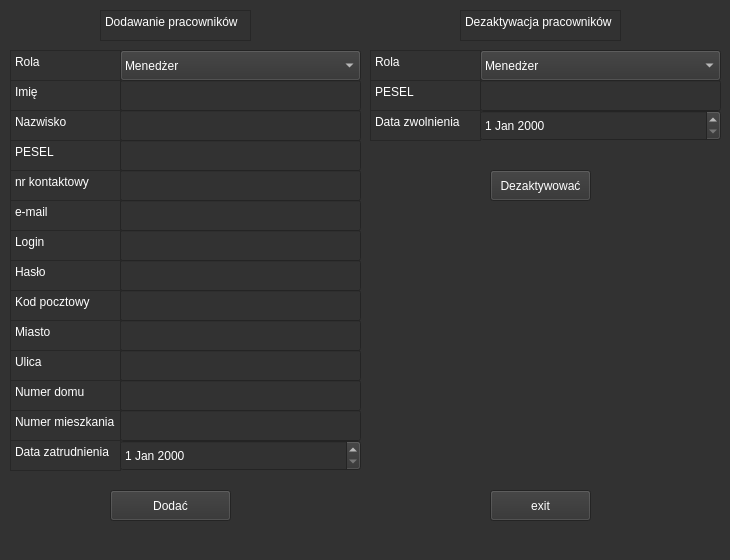
<?xml version="1.0" encoding="UTF-8"?>
<ui version="4.0">
 <class>Dodawanie_pracownikow</class>
 <widget class="QMainWindow" name="Dodawanie_pracownikow">
  <property name="geometry">
   <rect>
    <x>0</x>
    <y>0</y>
    <width>730</width>
    <height>560</height>
   </rect>
  </property>
  <property name="minimumSize">
   <size>
    <width>730</width>
    <height>560</height>
   </size>
  </property>
  <property name="maximumSize">
   <size>
    <width>730</width>
    <height>560</height>
   </size>
  </property>
  <property name="windowTitle">
   <string>MainWindow</string>
  </property>
  <property name="styleSheet">
   <string notr="true">background-color: rgb(50, 50, 50);
color: rgb(255, 255, 255);</string>
  </property>
  <widget class="QWidget" name="centralwidget">
   <widget class="QTextBrowser" name="textBrowser_13">
    <property name="geometry">
     <rect>
      <x>10</x>
      <y>350</y>
      <width>111</width>
      <height>31</height>
     </rect>
    </property>
    <property name="html">
     <string>&lt;!DOCTYPE HTML PUBLIC &quot;-//W3C//DTD HTML 4.0//EN&quot; &quot;http://www.w3.org/TR/REC-html40/strict.dtd&quot;&gt;
&lt;html&gt;&lt;head&gt;&lt;meta name=&quot;qrichtext&quot; content=&quot;1&quot; /&gt;&lt;meta charset=&quot;utf-8&quot; /&gt;&lt;style type=&quot;text/css&quot;&gt;
p, li { white-space: pre-wrap; }
hr { height: 1px; border-width: 0; }
li.unchecked::marker { content: &quot;\2610&quot;; }
li.checked::marker { content: &quot;\2612&quot;; }
&lt;/style&gt;&lt;/head&gt;&lt;body style=&quot; font-family:'Segoe UI'; font-size:9pt; font-weight:400; font-style:normal;&quot;&gt;
&lt;p style=&quot; margin-top:0px; margin-bottom:0px; margin-left:0px; margin-right:0px; -qt-block-indent:0; text-indent:0px;&quot;&gt;Ulica&lt;/p&gt;&lt;/body&gt;&lt;/html&gt;</string>
    </property>
   </widget>
   <widget class="QLineEdit" name="lineEdit_5">
    <property name="geometry">
     <rect>
      <x>120</x>
      <y>170</y>
      <width>241</width>
      <height>31</height>
     </rect>
    </property>
   </widget>
   <widget class="QTextBrowser" name="textBrowser_10">
    <property name="geometry">
     <rect>
      <x>10</x>
      <y>260</y>
      <width>111</width>
      <height>31</height>
     </rect>
    </property>
    <property name="html">
     <string>&lt;!DOCTYPE HTML PUBLIC &quot;-//W3C//DTD HTML 4.0//EN&quot; &quot;http://www.w3.org/TR/REC-html40/strict.dtd&quot;&gt;
&lt;html&gt;&lt;head&gt;&lt;meta name=&quot;qrichtext&quot; content=&quot;1&quot; /&gt;&lt;meta charset=&quot;utf-8&quot; /&gt;&lt;style type=&quot;text/css&quot;&gt;
p, li { white-space: pre-wrap; }
hr { height: 1px; border-width: 0; }
li.unchecked::marker { content: &quot;\2610&quot;; }
li.checked::marker { content: &quot;\2612&quot;; }
&lt;/style&gt;&lt;/head&gt;&lt;body style=&quot; font-family:'Segoe UI'; font-size:9pt; font-weight:400; font-style:normal;&quot;&gt;
&lt;p style=&quot; margin-top:0px; margin-bottom:0px; margin-left:0px; margin-right:0px; -qt-block-indent:0; text-indent:0px;&quot;&gt;Hasło&lt;/p&gt;&lt;/body&gt;&lt;/html&gt;</string>
    </property>
   </widget>
   <widget class="QTextBrowser" name="textBrowser_16">
    <property name="geometry">
     <rect>
      <x>10</x>
      <y>440</y>
      <width>111</width>
      <height>31</height>
     </rect>
    </property>
    <property name="html">
     <string>&lt;!DOCTYPE HTML PUBLIC &quot;-//W3C//DTD HTML 4.0//EN&quot; &quot;http://www.w3.org/TR/REC-html40/strict.dtd&quot;&gt;
&lt;html&gt;&lt;head&gt;&lt;meta name=&quot;qrichtext&quot; content=&quot;1&quot; /&gt;&lt;meta charset=&quot;utf-8&quot; /&gt;&lt;style type=&quot;text/css&quot;&gt;
p, li { white-space: pre-wrap; }
hr { height: 1px; border-width: 0; }
li.unchecked::marker { content: &quot;\2610&quot;; }
li.checked::marker { content: &quot;\2612&quot;; }
&lt;/style&gt;&lt;/head&gt;&lt;body style=&quot; font-family:'Segoe UI'; font-size:9pt; font-weight:400; font-style:normal;&quot;&gt;
&lt;p style=&quot; margin-top:0px; margin-bottom:0px; margin-left:0px; margin-right:0px; -qt-block-indent:0; text-indent:0px;&quot;&gt;Data zatrudnienia&lt;/p&gt;&lt;/body&gt;&lt;/html&gt;</string>
    </property>
   </widget>
   <widget class="QTextBrowser" name="textBrowser_9">
    <property name="geometry">
     <rect>
      <x>10</x>
      <y>230</y>
      <width>111</width>
      <height>31</height>
     </rect>
    </property>
    <property name="html">
     <string>&lt;!DOCTYPE HTML PUBLIC &quot;-//W3C//DTD HTML 4.0//EN&quot; &quot;http://www.w3.org/TR/REC-html40/strict.dtd&quot;&gt;
&lt;html&gt;&lt;head&gt;&lt;meta name=&quot;qrichtext&quot; content=&quot;1&quot; /&gt;&lt;meta charset=&quot;utf-8&quot; /&gt;&lt;style type=&quot;text/css&quot;&gt;
p, li { white-space: pre-wrap; }
hr { height: 1px; border-width: 0; }
li.unchecked::marker { content: &quot;\2610&quot;; }
li.checked::marker { content: &quot;\2612&quot;; }
&lt;/style&gt;&lt;/head&gt;&lt;body style=&quot; font-family:'Segoe UI'; font-size:9pt; font-weight:400; font-style:normal;&quot;&gt;
&lt;p style=&quot; margin-top:0px; margin-bottom:0px; margin-left:0px; margin-right:0px; -qt-block-indent:0; text-indent:0px;&quot;&gt;Login&lt;/p&gt;&lt;/body&gt;&lt;/html&gt;</string>
    </property>
   </widget>
   <widget class="QTextBrowser" name="textBrowser_15">
    <property name="geometry">
     <rect>
      <x>10</x>
      <y>410</y>
      <width>111</width>
      <height>31</height>
     </rect>
    </property>
    <property name="html">
     <string>&lt;!DOCTYPE HTML PUBLIC &quot;-//W3C//DTD HTML 4.0//EN&quot; &quot;http://www.w3.org/TR/REC-html40/strict.dtd&quot;&gt;
&lt;html&gt;&lt;head&gt;&lt;meta name=&quot;qrichtext&quot; content=&quot;1&quot; /&gt;&lt;meta charset=&quot;utf-8&quot; /&gt;&lt;style type=&quot;text/css&quot;&gt;
p, li { white-space: pre-wrap; }
hr { height: 1px; border-width: 0; }
li.unchecked::marker { content: &quot;\2610&quot;; }
li.checked::marker { content: &quot;\2612&quot;; }
&lt;/style&gt;&lt;/head&gt;&lt;body style=&quot; font-family:'Segoe UI'; font-size:9pt; font-weight:400; font-style:normal;&quot;&gt;
&lt;p style=&quot; margin-top:0px; margin-bottom:0px; margin-left:0px; margin-right:0px; -qt-block-indent:0; text-indent:0px;&quot;&gt;Numer mieszkania&lt;/p&gt;&lt;/body&gt;&lt;/html&gt;</string>
    </property>
   </widget>
   <widget class="QTextBrowser" name="textBrowser_11">
    <property name="geometry">
     <rect>
      <x>10</x>
      <y>290</y>
      <width>111</width>
      <height>31</height>
     </rect>
    </property>
    <property name="html">
     <string>&lt;!DOCTYPE HTML PUBLIC &quot;-//W3C//DTD HTML 4.0//EN&quot; &quot;http://www.w3.org/TR/REC-html40/strict.dtd&quot;&gt;
&lt;html&gt;&lt;head&gt;&lt;meta name=&quot;qrichtext&quot; content=&quot;1&quot; /&gt;&lt;meta charset=&quot;utf-8&quot; /&gt;&lt;style type=&quot;text/css&quot;&gt;
p, li { white-space: pre-wrap; }
hr { height: 1px; border-width: 0; }
li.unchecked::marker { content: &quot;\2610&quot;; }
li.checked::marker { content: &quot;\2612&quot;; }
&lt;/style&gt;&lt;/head&gt;&lt;body style=&quot; font-family:'Segoe UI'; font-size:9pt; font-weight:400; font-style:normal;&quot;&gt;
&lt;p style=&quot; margin-top:0px; margin-bottom:0px; margin-left:0px; margin-right:0px; -qt-block-indent:0; text-indent:0px;&quot;&gt;Kod pocztowy&lt;/p&gt;&lt;/body&gt;&lt;/html&gt;</string>
    </property>
   </widget>
   <widget class="QLineEdit" name="lineEdit_3">
    <property name="geometry">
     <rect>
      <x>120</x>
      <y>110</y>
      <width>241</width>
      <height>31</height>
     </rect>
    </property>
   </widget>
   <widget class="QTextBrowser" name="textBrowser_4">
    <property name="geometry">
     <rect>
      <x>10</x>
      <y>80</y>
      <width>111</width>
      <height>31</height>
     </rect>
    </property>
    <property name="html">
     <string>&lt;!DOCTYPE HTML PUBLIC &quot;-//W3C//DTD HTML 4.0//EN&quot; &quot;http://www.w3.org/TR/REC-html40/strict.dtd&quot;&gt;
&lt;html&gt;&lt;head&gt;&lt;meta name=&quot;qrichtext&quot; content=&quot;1&quot; /&gt;&lt;meta charset=&quot;utf-8&quot; /&gt;&lt;style type=&quot;text/css&quot;&gt;
p, li { white-space: pre-wrap; }
hr { height: 1px; border-width: 0; }
li.unchecked::marker { content: &quot;\2610&quot;; }
li.checked::marker { content: &quot;\2612&quot;; }
&lt;/style&gt;&lt;/head&gt;&lt;body style=&quot; font-family:'Segoe UI'; font-size:9pt; font-weight:400; font-style:normal;&quot;&gt;
&lt;p style=&quot; margin-top:0px; margin-bottom:0px; margin-left:0px; margin-right:0px; -qt-block-indent:0; text-indent:0px;&quot;&gt;Imię&lt;/p&gt;&lt;/body&gt;&lt;/html&gt;</string>
    </property>
   </widget>
   <widget class="QLineEdit" name="lineEdit_9">
    <property name="geometry">
     <rect>
      <x>120</x>
      <y>290</y>
      <width>241</width>
      <height>31</height>
     </rect>
    </property>
   </widget>
   <widget class="QTextBrowser" name="textBrowser_14">
    <property name="geometry">
     <rect>
      <x>10</x>
      <y>380</y>
      <width>111</width>
      <height>31</height>
     </rect>
    </property>
    <property name="html">
     <string>&lt;!DOCTYPE HTML PUBLIC &quot;-//W3C//DTD HTML 4.0//EN&quot; &quot;http://www.w3.org/TR/REC-html40/strict.dtd&quot;&gt;
&lt;html&gt;&lt;head&gt;&lt;meta name=&quot;qrichtext&quot; content=&quot;1&quot; /&gt;&lt;meta charset=&quot;utf-8&quot; /&gt;&lt;style type=&quot;text/css&quot;&gt;
p, li { white-space: pre-wrap; }
hr { height: 1px; border-width: 0; }
li.unchecked::marker { content: &quot;\2610&quot;; }
li.checked::marker { content: &quot;\2612&quot;; }
&lt;/style&gt;&lt;/head&gt;&lt;body style=&quot; font-family:'Segoe UI'; font-size:9pt; font-weight:400; font-style:normal;&quot;&gt;
&lt;p style=&quot; margin-top:0px; margin-bottom:0px; margin-left:0px; margin-right:0px; -qt-block-indent:0; text-indent:0px;&quot;&gt;Numer domu&lt;/p&gt;&lt;/body&gt;&lt;/html&gt;</string>
    </property>
   </widget>
   <widget class="QLineEdit" name="lineEdit_13">
    <property name="geometry">
     <rect>
      <x>120</x>
      <y>410</y>
      <width>241</width>
      <height>31</height>
     </rect>
    </property>
   </widget>
   <widget class="QLineEdit" name="lineEdit_10">
    <property name="geometry">
     <rect>
      <x>120</x>
      <y>320</y>
      <width>241</width>
      <height>31</height>
     </rect>
    </property>
   </widget>
   <widget class="QLineEdit" name="lineEdit_7">
    <property name="geometry">
     <rect>
      <x>120</x>
      <y>230</y>
      <width>241</width>
      <height>31</height>
     </rect>
    </property>
   </widget>
   <widget class="QTextBrowser" name="textBrowser_6">
    <property name="geometry">
     <rect>
      <x>10</x>
      <y>140</y>
      <width>111</width>
      <height>31</height>
     </rect>
    </property>
    <property name="html">
     <string>&lt;!DOCTYPE HTML PUBLIC &quot;-//W3C//DTD HTML 4.0//EN&quot; &quot;http://www.w3.org/TR/REC-html40/strict.dtd&quot;&gt;
&lt;html&gt;&lt;head&gt;&lt;meta name=&quot;qrichtext&quot; content=&quot;1&quot; /&gt;&lt;meta charset=&quot;utf-8&quot; /&gt;&lt;style type=&quot;text/css&quot;&gt;
p, li { white-space: pre-wrap; }
hr { height: 1px; border-width: 0; }
li.unchecked::marker { content: &quot;\2610&quot;; }
li.checked::marker { content: &quot;\2612&quot;; }
&lt;/style&gt;&lt;/head&gt;&lt;body style=&quot; font-family:'Segoe UI'; font-size:9pt; font-weight:400; font-style:normal;&quot;&gt;
&lt;p style=&quot; margin-top:0px; margin-bottom:0px; margin-left:0px; margin-right:0px; -qt-block-indent:0; text-indent:0px;&quot;&gt;PESEL&lt;/p&gt;&lt;/body&gt;&lt;/html&gt;</string>
    </property>
   </widget>
   <widget class="QTextBrowser" name="textBrowser_12">
    <property name="geometry">
     <rect>
      <x>10</x>
      <y>320</y>
      <width>111</width>
      <height>31</height>
     </rect>
    </property>
    <property name="html">
     <string>&lt;!DOCTYPE HTML PUBLIC &quot;-//W3C//DTD HTML 4.0//EN&quot; &quot;http://www.w3.org/TR/REC-html40/strict.dtd&quot;&gt;
&lt;html&gt;&lt;head&gt;&lt;meta name=&quot;qrichtext&quot; content=&quot;1&quot; /&gt;&lt;meta charset=&quot;utf-8&quot; /&gt;&lt;style type=&quot;text/css&quot;&gt;
p, li { white-space: pre-wrap; }
hr { height: 1px; border-width: 0; }
li.unchecked::marker { content: &quot;\2610&quot;; }
li.checked::marker { content: &quot;\2612&quot;; }
&lt;/style&gt;&lt;/head&gt;&lt;body style=&quot; font-family:'Segoe UI'; font-size:9pt; font-weight:400; font-style:normal;&quot;&gt;
&lt;p style=&quot; margin-top:0px; margin-bottom:0px; margin-left:0px; margin-right:0px; -qt-block-indent:0; text-indent:0px;&quot;&gt;Miasto&lt;/p&gt;&lt;/body&gt;&lt;/html&gt;</string>
    </property>
   </widget>
   <widget class="QLineEdit" name="lineEdit_2">
    <property name="geometry">
     <rect>
      <x>120</x>
      <y>80</y>
      <width>241</width>
      <height>31</height>
     </rect>
    </property>
   </widget>
   <widget class="QPushButton" name="pushButton">
    <property name="geometry">
     <rect>
      <x>110</x>
      <y>490</y>
      <width>121</width>
      <height>31</height>
     </rect>
    </property>
    <property name="text">
     <string>Dodać</string>
    </property>
   </widget>
   <widget class="QLineEdit" name="lineEdit_8">
    <property name="geometry">
     <rect>
      <x>120</x>
      <y>260</y>
      <width>241</width>
      <height>31</height>
     </rect>
    </property>
   </widget>
   <widget class="QLineEdit" name="lineEdit_4">
    <property name="geometry">
     <rect>
      <x>120</x>
      <y>140</y>
      <width>241</width>
      <height>31</height>
     </rect>
    </property>
   </widget>
   <widget class="QComboBox" name="comboBox">
    <property name="geometry">
     <rect>
      <x>120</x>
      <y>50</y>
      <width>241</width>
      <height>31</height>
     </rect>
    </property>
    <item>
     <property name="text">
      <string>Menedżer</string>
     </property>
    </item>
    <item>
     <property name="text">
      <string>Sekretarka</string>
     </property>
    </item>
    <item>
     <property name="text">
      <string>Kelner</string>
     </property>
    </item>
    <item>
     <property name="text">
      <string>Kucharz</string>
     </property>
    </item>
   </widget>
   <widget class="QTextBrowser" name="textBrowser_5">
    <property name="geometry">
     <rect>
      <x>10</x>
      <y>110</y>
      <width>111</width>
      <height>31</height>
     </rect>
    </property>
    <property name="html">
     <string>&lt;!DOCTYPE HTML PUBLIC &quot;-//W3C//DTD HTML 4.0//EN&quot; &quot;http://www.w3.org/TR/REC-html40/strict.dtd&quot;&gt;
&lt;html&gt;&lt;head&gt;&lt;meta name=&quot;qrichtext&quot; content=&quot;1&quot; /&gt;&lt;meta charset=&quot;utf-8&quot; /&gt;&lt;style type=&quot;text/css&quot;&gt;
p, li { white-space: pre-wrap; }
hr { height: 1px; border-width: 0; }
li.unchecked::marker { content: &quot;\2610&quot;; }
li.checked::marker { content: &quot;\2612&quot;; }
&lt;/style&gt;&lt;/head&gt;&lt;body style=&quot; font-family:'Segoe UI'; font-size:9pt; font-weight:400; font-style:normal;&quot;&gt;
&lt;p style=&quot; margin-top:0px; margin-bottom:0px; margin-left:0px; margin-right:0px; -qt-block-indent:0; text-indent:0px;&quot;&gt;Nazwisko&lt;/p&gt;&lt;/body&gt;&lt;/html&gt;</string>
    </property>
   </widget>
   <widget class="QTextBrowser" name="textBrowser_8">
    <property name="geometry">
     <rect>
      <x>10</x>
      <y>200</y>
      <width>111</width>
      <height>31</height>
     </rect>
    </property>
    <property name="html">
     <string>&lt;!DOCTYPE HTML PUBLIC &quot;-//W3C//DTD HTML 4.0//EN&quot; &quot;http://www.w3.org/TR/REC-html40/strict.dtd&quot;&gt;
&lt;html&gt;&lt;head&gt;&lt;meta name=&quot;qrichtext&quot; content=&quot;1&quot; /&gt;&lt;meta charset=&quot;utf-8&quot; /&gt;&lt;style type=&quot;text/css&quot;&gt;
p, li { white-space: pre-wrap; }
hr { height: 1px; border-width: 0; }
li.unchecked::marker { content: &quot;\2610&quot;; }
li.checked::marker { content: &quot;\2612&quot;; }
&lt;/style&gt;&lt;/head&gt;&lt;body style=&quot; font-family:'Segoe UI'; font-size:9pt; font-weight:400; font-style:normal;&quot;&gt;
&lt;p style=&quot; margin-top:0px; margin-bottom:0px; margin-left:0px; margin-right:0px; -qt-block-indent:0; text-indent:0px;&quot;&gt;e-mail&lt;/p&gt;&lt;/body&gt;&lt;/html&gt;</string>
    </property>
   </widget>
   <widget class="QTextBrowser" name="textBrowser_3">
    <property name="geometry">
     <rect>
      <x>10</x>
      <y>50</y>
      <width>111</width>
      <height>31</height>
     </rect>
    </property>
    <property name="html">
     <string>&lt;!DOCTYPE HTML PUBLIC &quot;-//W3C//DTD HTML 4.0//EN&quot; &quot;http://www.w3.org/TR/REC-html40/strict.dtd&quot;&gt;
&lt;html&gt;&lt;head&gt;&lt;meta name=&quot;qrichtext&quot; content=&quot;1&quot; /&gt;&lt;meta charset=&quot;utf-8&quot; /&gt;&lt;style type=&quot;text/css&quot;&gt;
p, li { white-space: pre-wrap; }
hr { height: 1px; border-width: 0; }
li.unchecked::marker { content: &quot;\2610&quot;; }
li.checked::marker { content: &quot;\2612&quot;; }
&lt;/style&gt;&lt;/head&gt;&lt;body style=&quot; font-family:'Segoe UI'; font-size:9pt; font-weight:400; font-style:normal;&quot;&gt;
&lt;p style=&quot; margin-top:0px; margin-bottom:0px; margin-left:0px; margin-right:0px; -qt-block-indent:0; text-indent:0px;&quot;&gt;Rola&lt;/p&gt;&lt;/body&gt;&lt;/html&gt;</string>
    </property>
   </widget>
   <widget class="QTextBrowser" name="textBrowser_7">
    <property name="geometry">
     <rect>
      <x>10</x>
      <y>170</y>
      <width>111</width>
      <height>31</height>
     </rect>
    </property>
    <property name="html">
     <string>&lt;!DOCTYPE HTML PUBLIC &quot;-//W3C//DTD HTML 4.0//EN&quot; &quot;http://www.w3.org/TR/REC-html40/strict.dtd&quot;&gt;
&lt;html&gt;&lt;head&gt;&lt;meta name=&quot;qrichtext&quot; content=&quot;1&quot; /&gt;&lt;meta charset=&quot;utf-8&quot; /&gt;&lt;style type=&quot;text/css&quot;&gt;
p, li { white-space: pre-wrap; }
hr { height: 1px; border-width: 0; }
li.unchecked::marker { content: &quot;\2610&quot;; }
li.checked::marker { content: &quot;\2612&quot;; }
&lt;/style&gt;&lt;/head&gt;&lt;body style=&quot; font-family:'Segoe UI'; font-size:9pt; font-weight:400; font-style:normal;&quot;&gt;
&lt;p style=&quot; margin-top:0px; margin-bottom:0px; margin-left:0px; margin-right:0px; -qt-block-indent:0; text-indent:0px;&quot;&gt;nr kontaktowy&lt;/p&gt;&lt;/body&gt;&lt;/html&gt;</string>
    </property>
   </widget>
   <widget class="QLineEdit" name="lineEdit_11">
    <property name="geometry">
     <rect>
      <x>120</x>
      <y>350</y>
      <width>241</width>
      <height>31</height>
     </rect>
    </property>
   </widget>
   <widget class="QLineEdit" name="lineEdit_12">
    <property name="geometry">
     <rect>
      <x>120</x>
      <y>380</y>
      <width>241</width>
      <height>31</height>
     </rect>
    </property>
   </widget>
   <widget class="QLineEdit" name="lineEdit_6">
    <property name="geometry">
     <rect>
      <x>120</x>
      <y>200</y>
      <width>241</width>
      <height>31</height>
     </rect>
    </property>
   </widget>
   <widget class="QDateEdit" name="dateEdit">
    <property name="geometry">
     <rect>
      <x>120</x>
      <y>440</y>
      <width>241</width>
      <height>31</height>
     </rect>
    </property>
   </widget>
   <widget class="QPushButton" name="pushButton_3">
    <property name="geometry">
     <rect>
      <x>490</x>
      <y>490</y>
      <width>101</width>
      <height>31</height>
     </rect>
    </property>
    <property name="minimumSize">
     <size>
      <width>70</width>
      <height>31</height>
     </size>
    </property>
    <property name="maximumSize">
     <size>
      <width>121</width>
      <height>31</height>
     </size>
    </property>
    <property name="text">
     <string>exit</string>
    </property>
   </widget>
   <widget class="QTextBrowser" name="textBrowser">
    <property name="geometry">
     <rect>
      <x>100</x>
      <y>10</y>
      <width>151</width>
      <height>31</height>
     </rect>
    </property>
    <property name="html">
     <string>&lt;!DOCTYPE HTML PUBLIC &quot;-//W3C//DTD HTML 4.0//EN&quot; &quot;http://www.w3.org/TR/REC-html40/strict.dtd&quot;&gt;
&lt;html&gt;&lt;head&gt;&lt;meta name=&quot;qrichtext&quot; content=&quot;1&quot; /&gt;&lt;meta charset=&quot;utf-8&quot; /&gt;&lt;style type=&quot;text/css&quot;&gt;
p, li { white-space: pre-wrap; }
hr { height: 1px; border-width: 0; }
li.unchecked::marker { content: &quot;\2610&quot;; }
li.checked::marker { content: &quot;\2612&quot;; }
&lt;/style&gt;&lt;/head&gt;&lt;body style=&quot; font-family:'Segoe UI'; font-size:9pt; font-weight:400; font-style:normal;&quot;&gt;
&lt;p style=&quot; margin-top:0px; margin-bottom:0px; margin-left:0px; margin-right:0px; -qt-block-indent:0; text-indent:0px;&quot;&gt;Dodawanie pracowników&lt;/p&gt;&lt;/body&gt;&lt;/html&gt;</string>
    </property>
   </widget>
   <widget class="QTextBrowser" name="textBrowser_2">
    <property name="geometry">
     <rect>
      <x>460</x>
      <y>10</y>
      <width>161</width>
      <height>31</height>
     </rect>
    </property>
    <property name="html">
     <string>&lt;!DOCTYPE HTML PUBLIC &quot;-//W3C//DTD HTML 4.0//EN&quot; &quot;http://www.w3.org/TR/REC-html40/strict.dtd&quot;&gt;
&lt;html&gt;&lt;head&gt;&lt;meta name=&quot;qrichtext&quot; content=&quot;1&quot; /&gt;&lt;meta charset=&quot;utf-8&quot; /&gt;&lt;style type=&quot;text/css&quot;&gt;
p, li { white-space: pre-wrap; }
hr { height: 1px; border-width: 0; }
li.unchecked::marker { content: &quot;\2610&quot;; }
li.checked::marker { content: &quot;\2612&quot;; }
&lt;/style&gt;&lt;/head&gt;&lt;body style=&quot; font-family:'Segoe UI'; font-size:9pt; font-weight:400; font-style:normal;&quot;&gt;
&lt;p style=&quot; margin-top:0px; margin-bottom:0px; margin-left:0px; margin-right:0px; -qt-block-indent:0; text-indent:0px;&quot;&gt;Dezaktywacja pracowników&lt;/p&gt;&lt;/body&gt;&lt;/html&gt;</string>
    </property>
   </widget>
   <widget class="QComboBox" name="comboBox_2">
    <property name="geometry">
     <rect>
      <x>480</x>
      <y>50</y>
      <width>241</width>
      <height>31</height>
     </rect>
    </property>
    <item>
     <property name="text">
      <string>Menedżer</string>
     </property>
    </item>
    <item>
     <property name="text">
      <string>Sekretarka</string>
     </property>
    </item>
    <item>
     <property name="text">
      <string>Kelner</string>
     </property>
    </item>
    <item>
     <property name="text">
      <string>Kucharz</string>
     </property>
    </item>
   </widget>
   <widget class="QTextBrowser" name="textBrowser_17">
    <property name="geometry">
     <rect>
      <x>370</x>
      <y>50</y>
      <width>111</width>
      <height>31</height>
     </rect>
    </property>
    <property name="html">
     <string>&lt;!DOCTYPE HTML PUBLIC &quot;-//W3C//DTD HTML 4.0//EN&quot; &quot;http://www.w3.org/TR/REC-html40/strict.dtd&quot;&gt;
&lt;html&gt;&lt;head&gt;&lt;meta name=&quot;qrichtext&quot; content=&quot;1&quot; /&gt;&lt;meta charset=&quot;utf-8&quot; /&gt;&lt;style type=&quot;text/css&quot;&gt;
p, li { white-space: pre-wrap; }
hr { height: 1px; border-width: 0; }
li.unchecked::marker { content: &quot;\2610&quot;; }
li.checked::marker { content: &quot;\2612&quot;; }
&lt;/style&gt;&lt;/head&gt;&lt;body style=&quot; font-family:'Segoe UI'; font-size:9pt; font-weight:400; font-style:normal;&quot;&gt;
&lt;p style=&quot; margin-top:0px; margin-bottom:0px; margin-left:0px; margin-right:0px; -qt-block-indent:0; text-indent:0px;&quot;&gt;Rola&lt;/p&gt;&lt;/body&gt;&lt;/html&gt;</string>
    </property>
   </widget>
   <widget class="QTextBrowser" name="textBrowser_18">
    <property name="geometry">
     <rect>
      <x>370</x>
      <y>80</y>
      <width>111</width>
      <height>31</height>
     </rect>
    </property>
    <property name="html">
     <string>&lt;!DOCTYPE HTML PUBLIC &quot;-//W3C//DTD HTML 4.0//EN&quot; &quot;http://www.w3.org/TR/REC-html40/strict.dtd&quot;&gt;
&lt;html&gt;&lt;head&gt;&lt;meta name=&quot;qrichtext&quot; content=&quot;1&quot; /&gt;&lt;meta charset=&quot;utf-8&quot; /&gt;&lt;style type=&quot;text/css&quot;&gt;
p, li { white-space: pre-wrap; }
hr { height: 1px; border-width: 0; }
li.unchecked::marker { content: &quot;\2610&quot;; }
li.checked::marker { content: &quot;\2612&quot;; }
&lt;/style&gt;&lt;/head&gt;&lt;body style=&quot; font-family:'Segoe UI'; font-size:9pt; font-weight:400; font-style:normal;&quot;&gt;
&lt;p style=&quot; margin-top:0px; margin-bottom:0px; margin-left:0px; margin-right:0px; -qt-block-indent:0; text-indent:0px;&quot;&gt;PESEL&lt;/p&gt;&lt;/body&gt;&lt;/html&gt;</string>
    </property>
   </widget>
   <widget class="QLineEdit" name="lineEdit_14">
    <property name="geometry">
     <rect>
      <x>480</x>
      <y>80</y>
      <width>241</width>
      <height>31</height>
     </rect>
    </property>
   </widget>
   <widget class="QTextBrowser" name="textBrowser_19">
    <property name="geometry">
     <rect>
      <x>370</x>
      <y>110</y>
      <width>111</width>
      <height>31</height>
     </rect>
    </property>
    <property name="html">
     <string>&lt;!DOCTYPE HTML PUBLIC &quot;-//W3C//DTD HTML 4.0//EN&quot; &quot;http://www.w3.org/TR/REC-html40/strict.dtd&quot;&gt;
&lt;html&gt;&lt;head&gt;&lt;meta name=&quot;qrichtext&quot; content=&quot;1&quot; /&gt;&lt;meta charset=&quot;utf-8&quot; /&gt;&lt;style type=&quot;text/css&quot;&gt;
p, li { white-space: pre-wrap; }
hr { height: 1px; border-width: 0; }
li.unchecked::marker { content: &quot;\2610&quot;; }
li.checked::marker { content: &quot;\2612&quot;; }
&lt;/style&gt;&lt;/head&gt;&lt;body style=&quot; font-family:'Segoe UI'; font-size:9pt; font-weight:400; font-style:normal;&quot;&gt;
&lt;p style=&quot; margin-top:0px; margin-bottom:0px; margin-left:0px; margin-right:0px; -qt-block-indent:0; text-indent:0px;&quot;&gt;Data zwolnienia&lt;/p&gt;&lt;/body&gt;&lt;/html&gt;</string>
    </property>
   </widget>
   <widget class="QDateEdit" name="dateEdit_2">
    <property name="geometry">
     <rect>
      <x>480</x>
      <y>110</y>
      <width>241</width>
      <height>31</height>
     </rect>
    </property>
   </widget>
   <widget class="QPushButton" name="pushButton_2">
    <property name="geometry">
     <rect>
      <x>490</x>
      <y>170</y>
      <width>101</width>
      <height>31</height>
     </rect>
    </property>
    <property name="text">
     <string>Dezaktywować</string>
    </property>
   </widget>
  </widget>
  <widget class="QMenuBar" name="menubar">
   <property name="geometry">
    <rect>
     <x>0</x>
     <y>0</y>
     <width>730</width>
     <height>21</height>
    </rect>
   </property>
  </widget>
 </widget>
 <resources/>
 <connections/>
</ui>
